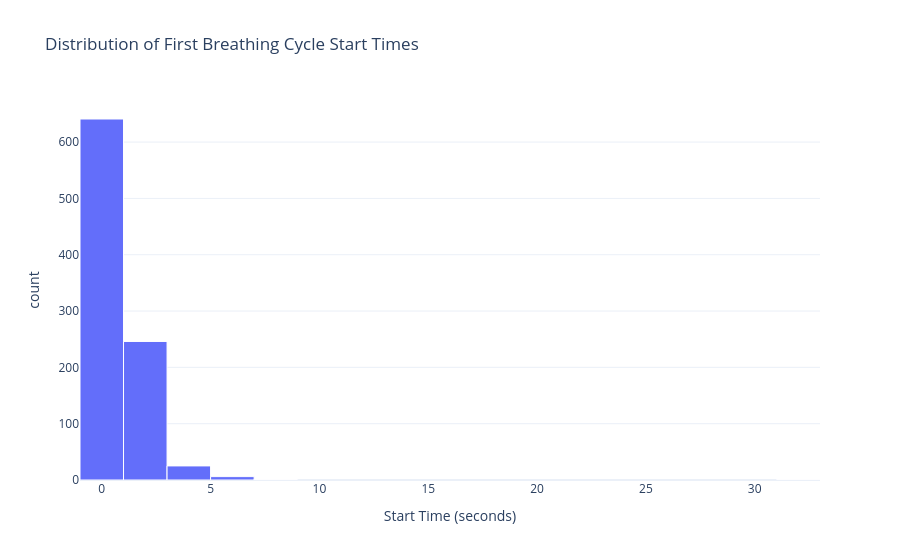
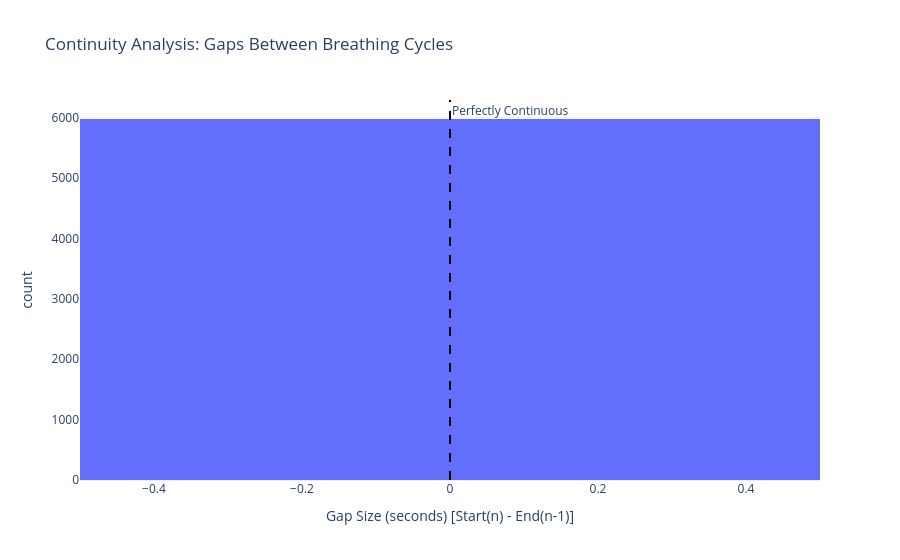

The notebook cell saved with these charts, in order:
### Code cell
import plotly.express as px
import plotly.graph_objects as go

# 1. Prepare the data - Sorting is crucial for "continuity" math
df = files_df.sort_values(['filename', 'start'])

# --- ANALYSIS 1: First Cycle Start Times ---
first_cycles = df.groupby('filename')['start'].min().reset_index()

fig1 = px.histogram(
    first_cycles,
    x="start",
    nbins=30,
    title="Distribution of First Breathing Cycle Start Times",
    labels={'start': 'Start Time (seconds)'},
    template="plotly_white"
)
fig1.update_traces(marker_line_width=1, marker_line_color="white")
fig1.show()

# --- ANALYSIS 2: Continuity (Gaps between cycles) ---
# Calculate the previous end time within the same audio file
df['prev_end'] = df.groupby('filename')['end'].shift(1)
df['gap'] = df['start'] - df['prev_end']

# Drop NaN values (the very first cycle of every file has no 'previous' cycle)
gaps = df.dropna(subset=['gap'])

fig2 = px.histogram(
    gaps,
    x="gap",
    nbins=50,
    title="Continuity Analysis: Gaps Between Breathing Cycles",
    labels={'gap': 'Gap Size (seconds) [Start(n) - End(n-1)]'},
    template="plotly_white",
    color_discrete_sequence=['indianred']
)

# Add a vertical line at 0 to show the "Perfect Continuity" threshold
fig2.add_vline(x=0, line_dash="dash", line_color="black", annotation_text="Perfectly Continuous")
fig2.show()

### Figure 1 — Plotly figure (JSON) as saved in the notebook; plotly's stock layout.template omitted (floating-point values rounded to 4 significant figures; data arrays with more than 128 entries replaced by an {"elided": "..."} marker saying what was removed)
{"data": [{"bingroup": "x", "hovertemplate": "Start Time (seconds)=%{x}<br>count=%{y}<extra></extra>", "legendgroup": "", "marker": {"color": "#636efa", "line": {"color": "white", "width": 1}, "pattern": {"shape": ""}}, "name": "", "nbinsx": 30, "orientation": "v", "showlegend": false, "type": "histogram", "x": {"elided": "920 float values"}, "xaxis": "x", "yaxis": "y"}], "layout": {"barmode": "relative", "legend": {"tracegroupgap": 0}, "title": {"text": "Distribution of First Breathing Cycle Start Times"}, "xaxis": {"anchor": "y", "domain": [0, 1], "title": {"text": "Start Time (seconds)"}}, "yaxis": {"anchor": "x", "domain": [0, 1], "title": {"text": "count"}}}}

### Figure 2 — Plotly figure (JSON) as saved in the notebook; plotly's stock layout.template omitted (floating-point values rounded to 4 significant figures; data arrays with more than 128 entries replaced by an {"elided": "..."} marker saying what was removed)
{"data": [{"bingroup": "x", "hovertemplate": "Gap Size (seconds) [Start(n) - End(n-1)]=%{x}<br>count=%{y}<extra></extra>", "legendgroup": "", "marker": {"color": "#636efa", "pattern": {"shape": ""}}, "name": "", "nbinsx": 50, "orientation": "v", "showlegend": false, "type": "histogram", "x": {"elided": "5978 float values"}, "xaxis": "x", "yaxis": "y"}], "layout": {"annotations": [{"showarrow": false, "text": "Perfectly Continuous", "x": 0, "xanchor": "left", "xref": "x", "y": 1, "yanchor": "top", "yref": "y domain"}], "barmode": "relative", "legend": {"tracegroupgap": 0}, "shapes": [{"line": {"color": "black", "dash": "dash"}, "type": "line", "x0": 0, "x1": 0, "xref": "x", "y0": 0, "y1": 1, "yref": "y domain"}], "title": {"text": "Continuity Analysis: Gaps Between Breathing Cycles"}, "xaxis": {"anchor": "y", "domain": [0, 1], "title": {"text": "Gap Size (seconds) [Start(n) - End(n-1)]"}}, "yaxis": {"anchor": "x", "domain": [0, 1], "title": {"text": "count"}}}}
